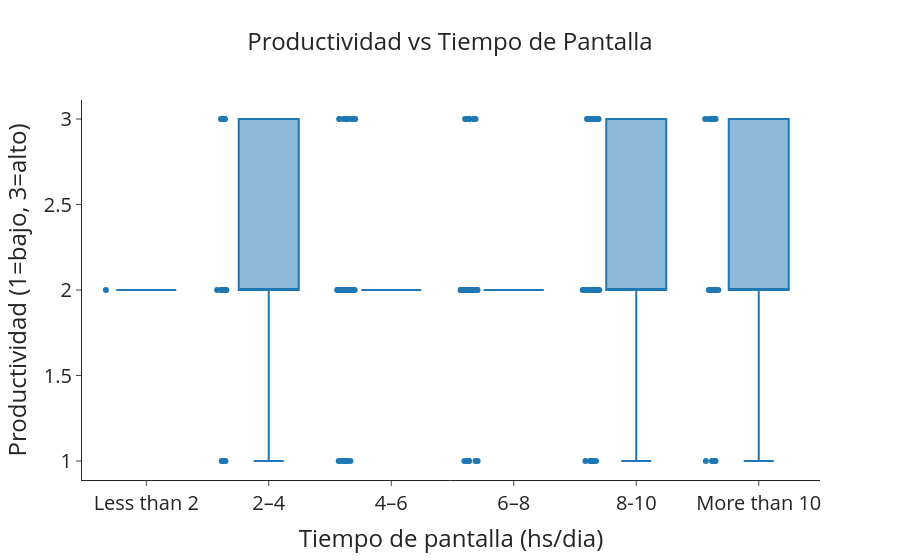

The notebook cell this image was saved under:
### Markdown cell above
### 5.9. Boxplot: Tiempo de pantalla vs Productividad

### Code cell
fig3 = px.box(
    df,
    x="Average Screen Time",
    y="Productivity_Score",
    category_orders={"Average Screen Time": screen_order},
    points="all",
    title="Productividad vs Tiempo de Pantalla",
    color_discrete_sequence=["#1f77b4"]
)

fig3.update_layout(
    template="simple_white",  # 🔹 fondo blanco
    title=dict(
        text="Productividad vs Tiempo de Pantalla",
        x=0.5,  # 🔹 centrar título
        font=dict(size=24)
    ),
    xaxis=dict(
        title="Tiempo de pantalla (hs/dia)",
        title_font=dict(size=24),
        tickfont=dict(size=20)
    ),
    yaxis=dict(
        title="Productividad (1=bajo, 3=alto)",
        title_font=dict(size=24),
        tickfont=dict(size=20)
    )
)

fig3.update_traces(
    marker=dict(size=6)
)

fig3.show()
fig3.write_image("boxplot_productividad_pantalla.png")

### Figure 1 — Plotly figure (JSON) as saved in the notebook; plotly's stock layout.template omitted (floating-point values rounded to 4 significant figures; data arrays with more than 128 entries replaced by an {"elided": "..."} marker saying what was removed)
{"data": [{"alignmentgroup": "True", "boxpoints": "all", "hovertemplate": "Average Screen Time=%{x}<br>Productivity_Score=%{y}<extra></extra>", "legendgroup": "", "marker": {"color": "#1f77b4", "size": 6}, "name": "", "notched": false, "offsetgroup": "", "orientation": "v", "showlegend": false, "type": "box", "x": {"elided": "196 str values"}, "x0": " ", "xaxis": "x", "y": {"elided": "196 int values"}, "y0": " ", "yaxis": "y"}], "layout": {"boxmode": "group", "legend": {"tracegroupgap": 0}, "title": {"font": {"size": 24}, "text": "Productividad vs Tiempo de Pantalla", "x": 0.5}, "xaxis": {"anchor": "y", "categoryarray": ["Less than 2", "2–4", "4–6", "6–8", "8-10", "More than 10"], "categoryorder": "array", "domain": [0, 1], "tickfont": {"size": 20}, "title": {"font": {"size": 24}, "text": "Tiempo de pantalla (hs/dia)"}}, "yaxis": {"anchor": "x", "domain": [0, 1], "tickfont": {"size": 20}, "title": {"font": {"size": 24}, "text": "Productividad (1=bajo, 3=alto)"}}}}
